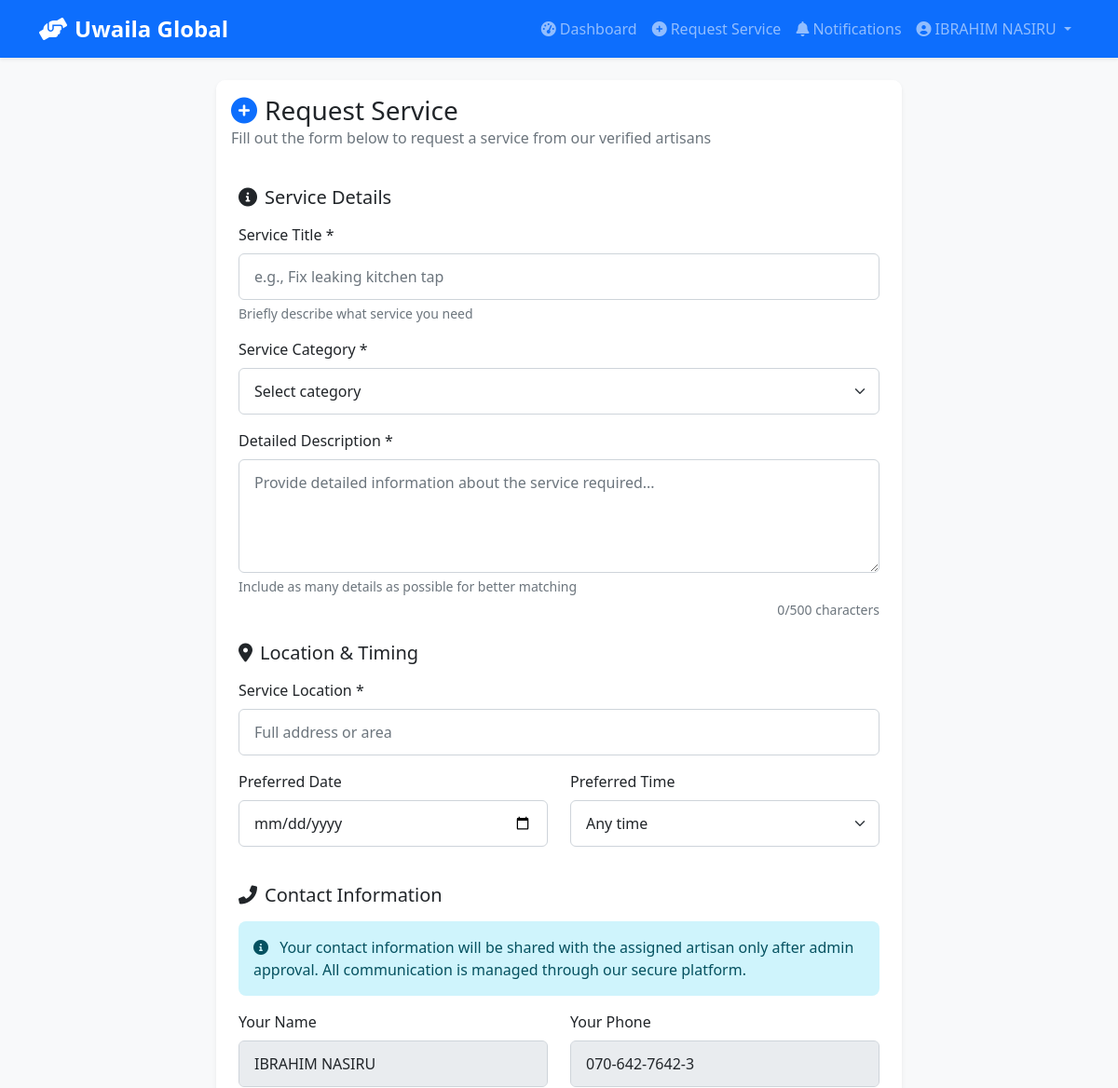
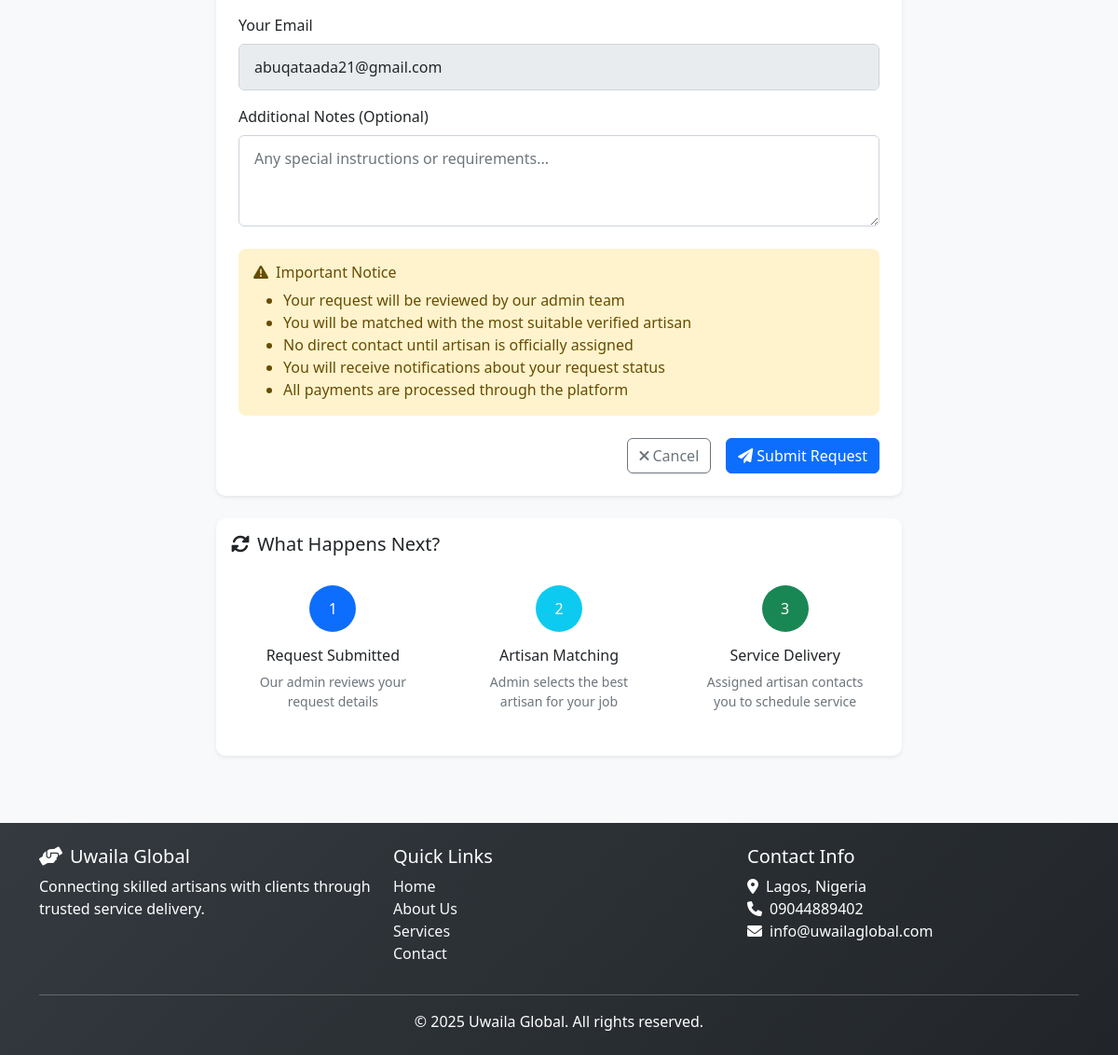
The app's page /user/service-request (signed in) with its own data (2 pictures, top to bottom).
### models.py (models this page shows, shortened)
class User(UserMixin, db.Model):
    __tablename__ = 'users'
    id = db.Column(db.String(36), primary_key=True, default=generate_uuid)
    email = db.Column(db.String(120), unique=True, nullable=False)
    phone = db.Column(db.String(20), nullable=False)
    password_hash = db.Column(db.String(256), nullable=False)
    full_name = db.Column(db.String(100), nullable=False)
    address = db.Column(db.Text)
    is_active = db.Column(db.Boolean, default=True)
    is_verified = db.Column(db.Boolean, default=False)
    created_at = db.Column(db.DateTime(timezone=True), default=datetime.now(timezone.utc))
    updated_at = db.Column(db.DateTime(timezone=True), default=datetime.now(timezone.utc), onupdate=datetime.now(timezone.utc))
    service_requests = db.relationship('ServiceRequest', backref='client', lazy=True)

### routes/user_routes.py (the view, shortened to what this page needs)
@user_bp.route('/service-request', methods=['GET', 'POST'])
@login_required
def create_service_request():
    if not isinstance(current_user, User):
        flash('User access required', 'danger')
        return redirect(url_for('user_bp.dashboard'))
    if request.method == 'GET':
        categories = ServiceCategory.query.filter_by(is_active=True).all()
        return render_template('user/create_request.html',
                              categories=categories,
                              today=datetime.now().date())

### templates/user/create_request.html (shortened to what this page needs)
{% extends "base.html" %}
{% block content %}
<div class="row justify-content-center">
    <div class="col-lg-8">
        <div class="card border-0 shadow-sm">
            <div class="card-header bg-white border-0 py-3">
                <h3 class="card-title mb-0"><i class="fas fa-plus-circle me-2 text-primary"></i>Request Service</h3>
                <p class="text-muted mb-0">Fill out the form below to request a service from our verified artisans</p>
            </div>
            <div class="card-body p-4">
                <form method="POST" action="{{ url_for('user_bp.create_service_request') }}">
                    <div class="mb-4">
                        <h5 class="mb-3"><i class="fas fa-info-circle me-2"></i>Service Details</h5>
                        <div class="mb-3">
                            <label for="title" class="form-label">Service Title *</label>
                            <input type="text" class="form-control" id="title" name="title"
                                   placeholder="e.g., Fix leaking kitchen tap" required>
                            <div class="form-text">Briefly describe what service you need</div>
                        </div>
                        <div class="mb-3">
                            <label for="category_id" class="form-label">Service Category *</label>
                            <select class="form-select" id="category_id" name="category_id" required>
                                <option value="">Select category</option>
                            </select>
                        </div>
                        <div class="mb-3">
                            <label for="description" class="form-label">Detailed Description *</label>
                            <textarea class="form-control" id="description" name="description"
                                      rows="4" placeholder="Provide detailed information about the service required..." required></textarea>
                            <div class="form-text">Include as many details as possible for better matching</div>
                        </div>
                    </div>
                    <div class="mb-4">
                        <h5 class="mb-3"><i class="fas fa-map-marker-alt me-2"></i>Location & Timing</h5>
                        <div class="mb-3">
                            <label for="location" class="form-label">Service Location *</label>
                            <input type="text" class="form-control" id="location" name="location"
                                   placeholder="Full address or area" required>
                        </div>
                        <div class="row">
                            <div class="col-md-6 mb-3">
                                <label for="preferred_date" class="form-label">Preferred Date</label>
                                <input type="date" class="form-control" id="preferred_date" name="preferred_date"
                                       min="{{ today }}">
                            </div>
                            <div class="col-md-6 mb-3">
                                <label for="preferred_time" class="form-label">Preferred Time</label>
                                <select class="form-select" id="preferred_time" name="preferred_time">
                                    <option value="">Any time</option>
                                </select>
                            </div>
                        </div>
                    </div>
                    <div class="mb-4">
                        <h5 class="mb-3"><i class="fas fa-phone-alt me-2"></i>Contact Information</h5>
                        <div class="alert alert-info">
                            <i class="fas fa-info-circle me-2"></i>
                            Your contact information will be shared with the assigned artisan only after admin approval.
                            All communication is managed through our secure platform.
                        </div>
                        <div class="row">
                            <div class="col-md-6 mb-3">
                                <label class="form-label">Your Name</label>
                                <input type="text" class="form-control" value="{{ current_user.full_name }}" disabled>
                            </div>
                            <div class="col-md-6 mb-3">
                                <label class="form-label">Your Phone</label>
                                <input type="text" class="form-control" value="{{ current_user.phone }}" disabled>
                            </div>
                        </div>
                        <div class="mb-3">
                            <label class="form-label">Your Email</label>
                            <input type="email" class="form-control" value="{{ current_user.email }}" disabled>
                        </div>
                        <div class="mb-3">
                            <label for="additional_notes" class="form-label">Additional Notes (Optional)</label>
                            <textarea class="form-control" id="additional_notes" name="additional_notes"
                                      rows="3" placeholder="Any special instructions or requirements..."></textarea>
                        </div>
                    </div>
                    <div class="alert alert-warning">
                        <h6><i class="fas fa-exclamation-triangle me-2"></i>Important Notice</h6>
                        <ul class="mb-0">
                            <li>Your request will be reviewed by our admin team</li>
                            <li>You will be matched with the most suitable verified artisan</li>
                            <li>No direct contact until artisan is officially assigned</li>
                            <li>You will receive notifications about your request status</li>
                            <li>All payments are processed through the platform</li>
                        </ul>
                    </div>
                    <div class="d-grid gap-2 d-md-flex justify-content-md-end mt-4">
                        <a href="{{ url_for('user_bp.dashboard') }}" class="btn btn-outline-secondary me-2">
                            <i class="fas fa-times me-1"></i>Cancel
                        </a>
                        <button type="submit" class="btn btn-primary">
                            <i class="fas fa-paper-plane me-1"></i>Submit Request
                        </button>
                    </div>
                </form>
            </div>
        </div>
        <div class="card border-0 shadow-sm mt-4">
            <div class="card-body">
                <h5 class="card-title mb-3"><i class="fas fa-sync-alt me-2"></i>What Happens Next?</h5>
                <div class="row">
                    <div class="col-md-4 mb-3">
                        <div class="text-center p-3">
                            <div class="step-number bg-primary text-white rounded-circle d-inline-flex align-items-center justify-content-center mb-3"
                                 style="width: 50px; height: 50px;">
                                1
                            </div>
                            <h6>Request Submitted</h6>
                            <p class="small text-muted mb-0">Our admin reviews your request details</p>
                        </div>
                    </div>
                    <div class="col-md-4 mb-3">
                        <div class="text-center p-3">
                            <div class="step-number bg-info text-white rounded-circle d-inline-flex align-items-center justify-content-center mb-3"
                                 style="width: 50px; height: 50px;">
                                2
                            </div>
                            <h6>Artisan Matching</h6>
                            <p class="small text-muted mb-0">Admin selects the best artisan for your job</p>
                        </div>
                    </div>
                    <div class="col-md-4 mb-3">
                        <div class="text-center p-3">
                            <div class="step-number bg-success text-white rounded-circle d-inline-flex align-items-center justify-content-center mb-3"
                                 style="width: 50px; height: 50px;">
                                3
                            </div>
                            <h6>Service Delivery</h6>
                            <p class="small text-muted mb-0">Assigned artisan contacts you to schedule service</p>
                        </div>
                    </div>
                </div>
            </div>
        </div>
    </div>
</div>
{% endblock %}

### templates/base.html (shortened to what this page needs)
<!DOCTYPE html>
<html lang="en">
<head>
    <link href="https://cdn.jsdelivr.net/npm/bootstrap@5.1.3/dist/css/bootstrap.min.css" rel="stylesheet">
    <link rel="stylesheet" href="https://cdnjs.cloudflare.com/ajax/libs/font-awesome/6.0.0/css/all.min.css">
    <link rel="stylesheet" href="{{ url_for('static', filename='css/style.css') }}">
</head>
<body>
    <nav class="navbar navbar-expand-lg navbar-dark bg-primary shadow-sm">
        <div class="container">
            <a class="navbar-brand fw-bold" href="{{ url_for('index') }}">
                <i class="fas fa-hands-helping me-2"></i>Uwaila Global
            </a>
            <div class="collapse navbar-collapse" id="navbarNav">
                <ul class="navbar-nav ms-auto">
                    {% if current_user.is_authenticated %}
                        {% if current_user.__class__.__name__ == 'User' %}
                            <li class="nav-item">
                                <a class="nav-link" href="{{ url_for('user_bp.dashboard') }}">
                                    <i class="fas fa-tachometer-alt me-1"></i>Dashboard
                                </a>
                            </li>
                            <li class="nav-item">
                                <a class="nav-link" href="{{ url_for('user_bp.create_service_request') }}">
                                    <i class="fas fa-plus-circle me-1"></i>Request Service
                                </a>
                            </li>
                            <li class="nav-item">
                                <a class="nav-link" href="{{ url_for('user_bp.get_notifications') }}">
                                    <i class="fas fa-bell me-1"></i>Notifications
                                </a>
                            </li>
                        {% endif %}
                        <li class="nav-item dropdown">
                            <a class="nav-link dropdown-toggle" href="#" id="userDropdown" role="button" data-bs-toggle="dropdown">
                                <i class="fas fa-user-circle me-1"></i>{{ current_user.full_name }}
                            </a>
                        </li>
                    {% endif %}
                </ul>
            </div>
        </div>
    </nav>
    <main class="py-4">
        <div class="container">
            {% block content %}{% endblock %}
        </div>
    </main>
    <footer class="bg-dark text-white py-4 mt-5">
        <div class="container">
            <div class="row">
                <div class="col-md-4">
                    <h5><i class="fas fa-hands-helping me-2"></i>Uwaila Global</h5>
                    <p class="mb-0">Connecting skilled artisans with clients through trusted service delivery.</p>
                </div>
                <div class="col-md-4">
                    <h5>Quick Links</h5>
                    <ul class="list-unstyled">
                        <li><a href="{{ url_for('index') }}" class="text-light">Home</a></li>
                        <li><a href="{{ url_for('about') }}" class="text-light">About Us</a></li>
                        <li><a href="{{ url_for('services') }}" class="text-light">Services</a></li>
                        <li><a href="{{ url_for('contact') }}" class="text-light">Contact</a></li>
                    </ul>
                </div>
                <div class="col-md-4">
                    <h5>Contact Info</h5>
                    <ul class="list-unstyled">
                        <li><i class="fas fa-map-marker-alt me-2"></i>Lagos, Nigeria</li>
                        <li><i class="fas fa-phone me-2"></i>09044889402</li>
                        <li><i class="fas fa-envelope me-2"></i>info@uwailaglobal.com</li>
                    </ul>
                </div>
            </div>
            <hr class="bg-light">
            <div class="text-center">
                <p class="mb-0">&copy; 2025 Uwaila Global. All rights reserved.</p>
            </div>
        </div>
    </footer>
</body>
</html>

### static/css/style.css (style rules this page uses)
:root { --primary-color: #0d6efd; --secondary-color: #6c757d; --success-color: #198754; --danger-color: #dc3545; --warning-color: #ffc107; --info-color: #0dcaf0; }
body { font-family: 'Segoe UI', Tahoma, Geneva, Verdana, sans-serif; background-color: #f8f9fa; }
.navbar-brand { font-weight: 700; font-size: 1.5rem; }
.card { border-radius: 10px; transition: transform 0.3s ease, box-shadow 0.3s ease; }
.card-header { border-radius: 10px 10px 0 0 !important; }
.btn { border-radius: 6px; font-weight: 500; }
.form-control, .form-select { border-radius: 6px; padding: 0.75rem 1rem; }
.alert { border-radius: 8px; border: none; }
footer { background: linear-gradient(135deg, #343a40 0%, #212529 100%); }
footer a { text-decoration: none; transition: color 0.3s ease; }
select.form-select option { padding: 8px 12px; }
.card { position: relative; }
.card-body { position: relative; z-index: 2; }

### records on screen
User: full_name "IBRAHIM NASIRU", phone "070-642-7642-3", email "abuqataada21@gmail.com"
